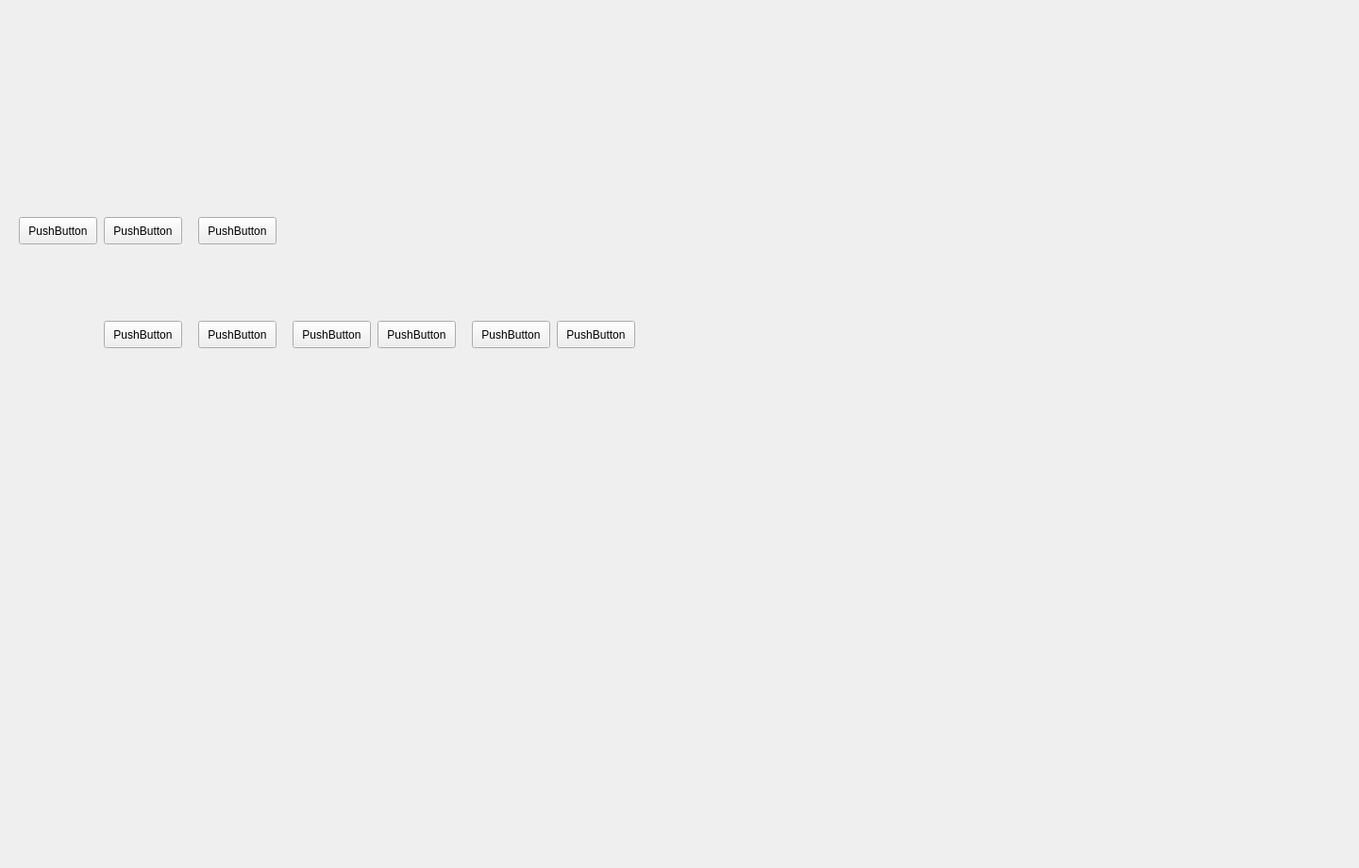
<?xml version="1.0" encoding="UTF-8"?>
<ui version="4.0">
 <class>RadioWindow</class>
 <widget class="QWidget" name="RadioWindow">
  <property name="geometry">
   <rect>
    <x>0</x>
    <y>0</y>
    <width>1440</width>
    <height>920</height>
   </rect>
  </property>
  <property name="windowTitle">
   <string>Form</string>
  </property>
  <widget class="WidgetBack" name="widgetback" native="true">
   <property name="geometry">
    <rect>
     <x>0</x>
     <y>0</y>
     <width>1440</width>
     <height>920</height>
    </rect>
   </property>
   <widget class="WidgetRadio" name="widgetradio" native="true">
    <property name="geometry">
     <rect>
      <x>0</x>
      <y>0</y>
      <width>1440</width>
      <height>920</height>
     </rect>
    </property>
    <widget class="QPushButton" name="homeButton">
     <property name="geometry">
      <rect>
       <x>0</x>
       <y>820</y>
       <width>150</width>
       <height>100</height>
      </rect>
     </property>
     <property name="styleSheet">
      <string notr="true">background-color: rgba(255, 255, 255, 0);
border: none;</string>
     </property>
     <property name="text">
      <string/>
     </property>
    </widget>
    <widget class="QPushButton" name="pauseButton">
     <property name="geometry">
      <rect>
       <x>20</x>
       <y>230</y>
       <width>83</width>
       <height>29</height>
      </rect>
     </property>
     <property name="text">
      <string>PushButton</string>
     </property>
    </widget>
    <widget class="QPushButton" name="rightArrButton">
     <property name="geometry">
      <rect>
       <x>210</x>
       <y>230</y>
       <width>83</width>
       <height>29</height>
      </rect>
     </property>
     <property name="text">
      <string>PushButton</string>
     </property>
    </widget>
    <widget class="QPushButton" name="jazzButton">
     <property name="geometry">
      <rect>
       <x>110</x>
       <y>340</y>
       <width>83</width>
       <height>29</height>
      </rect>
     </property>
     <property name="text">
      <string>PushButton</string>
     </property>
    </widget>
    <widget class="QPushButton" name="rockButton">
     <property name="geometry">
      <rect>
       <x>210</x>
       <y>340</y>
       <width>83</width>
       <height>29</height>
      </rect>
     </property>
     <property name="text">
      <string>PushButton</string>
     </property>
    </widget>
    <widget class="QPushButton" name="popButton">
     <property name="geometry">
      <rect>
       <x>310</x>
       <y>340</y>
       <width>83</width>
       <height>29</height>
      </rect>
     </property>
     <property name="text">
      <string>PushButton</string>
     </property>
    </widget>
    <widget class="QPushButton" name="rRollButton">
     <property name="geometry">
      <rect>
       <x>400</x>
       <y>340</y>
       <width>83</width>
       <height>29</height>
      </rect>
     </property>
     <property name="text">
      <string>PushButton</string>
     </property>
    </widget>
    <widget class="QPushButton" name="classicButton">
     <property name="geometry">
      <rect>
       <x>500</x>
       <y>340</y>
       <width>83</width>
       <height>29</height>
      </rect>
     </property>
     <property name="text">
      <string>PushButton</string>
     </property>
    </widget>
    <widget class="QPushButton" name="RnbButton">
     <property name="geometry">
      <rect>
       <x>590</x>
       <y>340</y>
       <width>83</width>
       <height>29</height>
      </rect>
     </property>
     <property name="text">
      <string>PushButton</string>
     </property>
    </widget>
    <widget class="QPushButton" name="leftArrButton">
     <property name="geometry">
      <rect>
       <x>110</x>
       <y>230</y>
       <width>83</width>
       <height>29</height>
      </rect>
     </property>
     <property name="text">
      <string>PushButton</string>
     </property>
    </widget>
   </widget>
  </widget>
 </widget>
 <customwidgets>
  <customwidget>
   <class>WidgetBack</class>
   <extends>QWidget</extends>
   <header location="global">widgetback.h</header>
   <container>1</container>
  </customwidget>
  <customwidget>
   <class>WidgetRadio</class>
   <extends>QWidget</extends>
   <header>widgetradio.h</header>
   <container>1</container>
  </customwidget>
 </customwidgets>
 <resources/>
 <connections/>
</ui>
